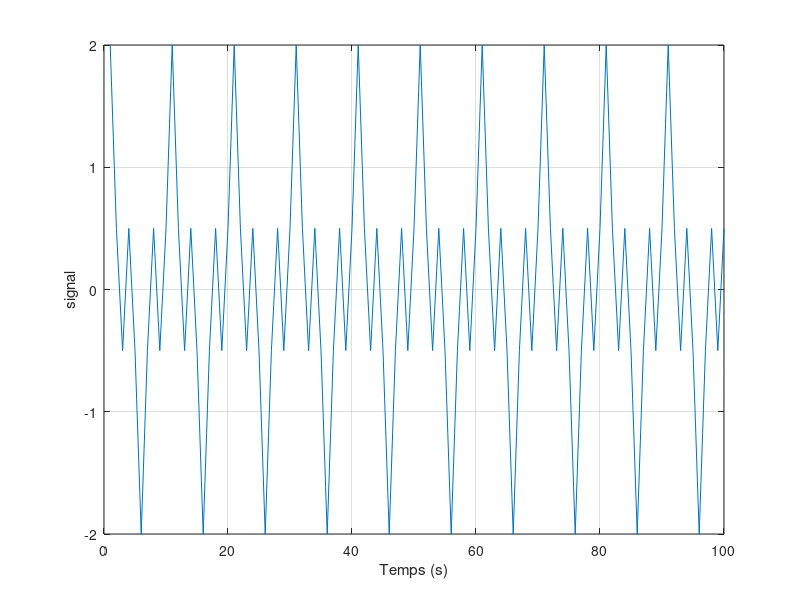
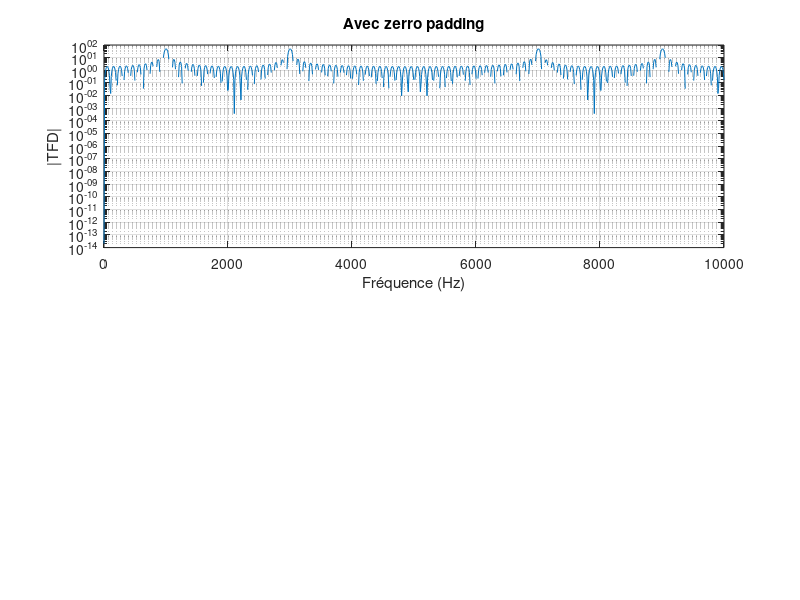

These charts were generated, in order, by the following MATLAB code:
%%%%%%%%%%%%%%%%%%%%%%%%%%%%%%%%%%%%%%%%%%%%%%%%%%%%%%%%%%%%%%%%%%%%%%%%%%
%               TP2 de Traitement Numérique du Signal
%                   SCIENCES DU NUMERIQUE 1A
%                       Fevrier 2024 
%                        Nolann MARTIN
%%%%%%%%%%%%%%%%%%%%%%%%%%%%%%%%%%%%%%%%%%%%%%%%%%%%%%%%%%%%%%%%%%%%%%%%%%

clear all
close all

%%%%%%%%%%%%%%%%%%%%%%%%%%%%%%%%%%%%%%%%%%%%%%%%%%%%%%%%%%%%%%%%%%%%%%%%%%
%PARAMETRES GENERAUX
%%%%%%%%%%%%%%%%%%%%%%%%%%%%%%%%%%%%%%%%%%%%%%%%%%%%%%%%%%%%%%%%%%%%%%%%%%
A=1;        %amplitude du cosinus
f1=1000;    %fr�quence du cosinus en Hz
f2 = 3000;
T0=1/f1;       %p�riode du cosinus en secondes
N=100;        %nombre d'�chantillons souhait�s pour le cosinus
Fe=10000;     %fr�quence d'�chantillonnage en Hz
Te = 1/Fe;    %p�riode d'�chantillonnage en secondes

t = linspace(0,(N-1)*Te,N);


x=A*(cos(2*pi*f1*t)+cos(2*pi*f2*t));

figure
plot(x);
grid
xlabel('Temps (s)')
ylabel('signal')

X = fft(x,1024);
h1 = 2*(f1/Fe)*sinc(2*f1*[-5*Te:Te:5*Te]);
h2 = 2*(f1/Fe)*sinc(2*f1*[-30*Te:Te:30*Te]);

figure('name',['Tracé du module de la TFD d''un cosinus numérique de fréquence ' num2str(f1) 'Hz'])

subplot(2,1,1)
echelle_frequentielle=linspace(0,Fe,length(X));
semilogy(echelle_frequentielle,X);
grid
title('Avec zerro padding')
xlabel('Fréquence (Hz)')
ylabel('|TFD|')


y1 = filter(h1,1,x);
y2 = filter(h2,1,x);

Y1 = fft(y1,1024);
Y2 = fft(y2,1024);



